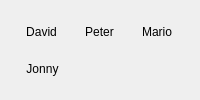
                  <widget class="QWidget" name="tab">
                   <attribute name="title">
                    <string>Male</string>
                   </attribute>
                   <layout class="QGridLayout" name="gridLayout">
                    <item row="0" column="0">
                     <widget class="QToolButton" name="david_btn">
                      <property name="toolTip">
                       <string>to generate David voice</string>
                      </property>
                      <property name="text">
                       <string>David</string>
                      </property>
                      <property name="icon">
                       <iconset resource="../resources.qrc">
                        <normaloff>:/assets/resources/avatar-design.png</normaloff>:/assets/resources/avatar-design.png</iconset>
                      </property>
                      <property name="iconSize">
                       <size>
                        <width>30</width>
                        <height>30</height>
                       </size>
                      </property>
                      <property name="toolButtonStyle">
                       <enum>Qt::ToolButtonTextUnderIcon</enum>
                      </property>
                      <property name="autoRaise">
                       <bool>true</bool>
                      </property>
                     </widget>
                    </item>
                    <item row="0" column="1">
                     <widget class="QToolButton" name="alex_2">
                      <property name="toolTip">
                       <string>to generate peter voice</string>
                      </property>
                      <property name="text">
                       <string>Peter</string>
                      </property>
                      <property name="icon">
                       <iconset resource="../resources.qrc">
                        <normaloff>:/assets/resources/businessman.png</normaloff>:/assets/resources/businessman.png</iconset>
                      </property>
                      <property name="iconSize">
                       <size>
                        <width>30</width>
                        <height>30</height>
                       </size>
                      </property>
                      <property name="toolButtonStyle">
                       <enum>Qt::ToolButtonTextUnderIcon</enum>
                      </property>
                      <property name="autoRaise">
                       <bool>true</bool>
                      </property>
                     </widget>
                    </item>
                    <item row="0" column="2">
                     <widget class="QToolButton" name="alex_5">
                      <property name="toolTip">
                       <string>to generate Mario voice</string>
                      </property>
                      <property name="text">
                       <string>Mario</string>
                      </property>
                      <property name="icon">
                       <iconset resource="../resources.qrc">
                        <normaloff>:/assets/resources/men 3.jpg</normaloff>:/assets/resources/men 3.jpg</iconset>
                      </property>
                      <property name="iconSize">
                       <size>
                        <width>30</width>
                        <height>30</height>
                       </size>
                      </property>
                      <property name="toolButtonStyle">
                       <enum>Qt::ToolButtonTextUnderIcon</enum>
                      </property>
                      <property name="autoRaise">
                       <bool>true</bool>
                      </property>
                     </widget>
                    </item>
                    <item row="1" column="0" colspan="2">
                     <widget class="QToolButton" name="alex_6">
                      <property name="toolTip">
                       <string>to generate Jonny voice</string>
                      </property>
                      <property name="text">
                       <string>Jonny</string>
                      </property>
                      <property name="icon">
                       <iconset resource="../resources.qrc">
                        <normaloff>:/assets/resources/men 2.jpg</normaloff>:/assets/resources/men 2.jpg</iconset>
                      </property>
                      <property name="iconSize">
                       <size>
                        <width>30</width>
                        <height>30</height>
                       </size>
                      </property>
                      <property name="toolButtonStyle">
                       <enum>Qt::ToolButtonTextUnderIcon</enum>
                      </property>
                      <property name="autoRaise">
                       <bool>true</bool>
                      </property>
                     </widget>
                    </item>
                   </layout>
                  </widget>
